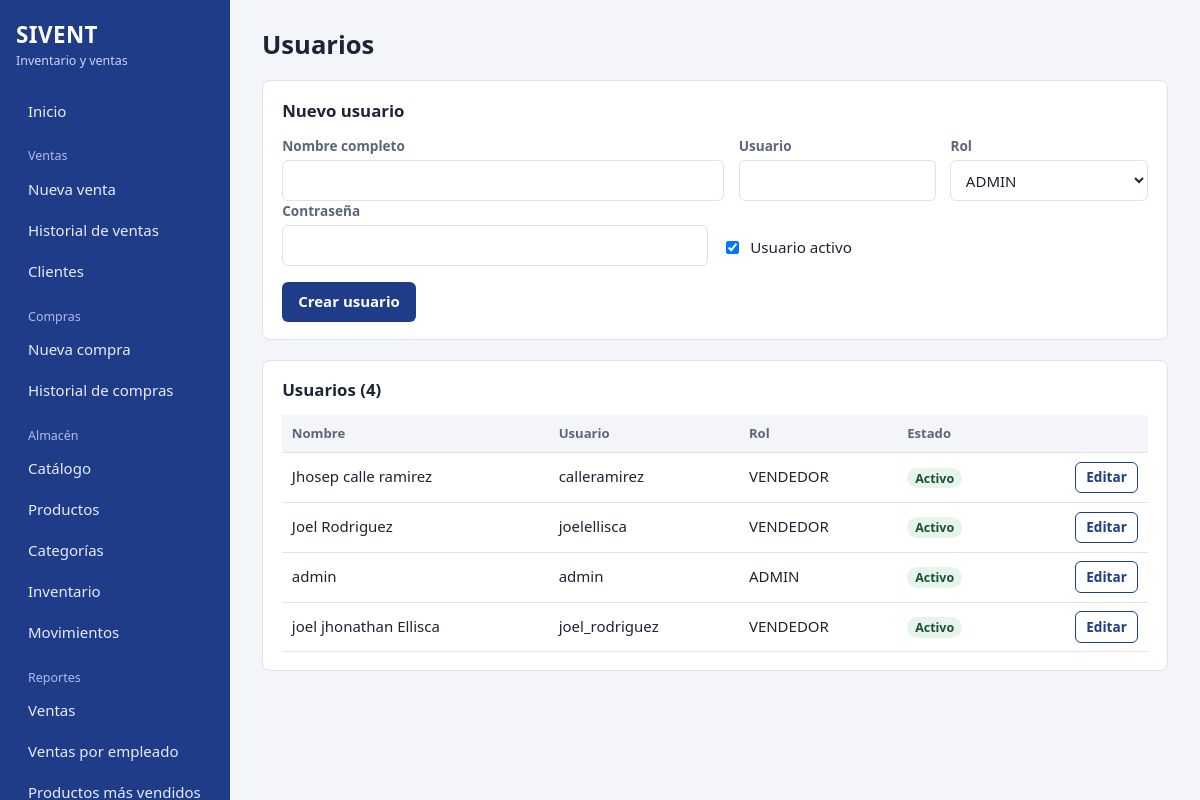
/usuarios (signed in), run on the app's committed database.
### tables this page shows
CREATE TABLE usuarios(
    id INTEGER PRIMARY KEY AUTOINCREMENT,
    nombre_completo TEXT NOT NULL,
    usuario TEXT NOT NULL UNIQUE,
    password TEXT NOT NULL,
    rol_id INTEGER NOT NULL REFERENCES roles(id),
    activo INTEGER NOT NULL DEFAULT 1,
    creado TEXT NOT NULL DEFAULT (datetime('now','localtime'))
);

CREATE TABLE roles(
    id INTEGER PRIMARY KEY AUTOINCREMENT,
    nombre TEXT NOT NULL UNIQUE,
    descripcion TEXT NOT NULL DEFAULT '',
    permisos TEXT NOT NULL DEFAULT ''
);

### admin.py (the view)
@bp.route("/usuarios")
@requiere("usuarios")
def usuarios():
    con = get_db()
    filas = con.execute("""SELECT u.id, u.nombre_completo, u.usuario, u.rol_id, u.activo, r.nombre AS rol
                           FROM usuarios u JOIN roles r ON r.id=u.rol_id ORDER BY u.activo DESC, u.nombre_completo""").fetchall()
    roles = con.execute("SELECT id, nombre FROM roles ORDER BY nombre").fetchall()
    con.close()
    return render_template("usuarios.html", usuarios=filas, roles=roles)

### app.py (called while the page is built)
@app.after_request
def cabeceras(resp):
    resp.headers.setdefault("X-Content-Type-Options", "nosniff")
    resp.headers.setdefault("X-Frame-Options", "SAMEORIGIN")
    resp.headers.setdefault("Referrer-Policy", "same-origin")
    return resp

### auth.py (called while the page is built)
def csrf_token():
    if "csrf" not in session:
        session["csrf"] = secrets.token_hex(16)
    return session["csrf"]

def requiere(*modulos):
    def deco(f):
        @wraps(f)
        def w(*a, **k):
            if g.user is None:
                if request.path.startswith("/api/"):
                    return jsonify(error="Sesión expirada. Inicie sesión de nuevo."), 401
                return redirect(url_for("login", next=request.path))
            if modulos and not any(m in g.user["permisos"] for m in modulos):
                abort(403)
            return f(*a, **k)
        return w
    return deco

### db.py (called while the page is built)
def get_db():
    con = sqlite3.connect(DB_PATH, timeout=10, isolation_level=None)
    con.row_factory = sqlite3.Row
    con.execute("PRAGMA foreign_keys = ON;")
    con.execute("PRAGMA journal_mode = WAL;")
    return con

### templates/usuarios.html (shortened to what this page needs)
{% extends 'base.html' %}
{% block content %}
<h1>Usuarios</h1>
<form method="post" action="{{ url_for('admin.usuario_guardar') }}" class="panel" data-crud="usuario" autocomplete="off">
  <h2 class="crud-titulo">Nuevo usuario</h2>
  <div class="fila-campos">
    <div class="campo ancho"><label for="u-nombre">Nombre completo</label><input id="u-nombre" name="nombre_completo" required></div>
    <div class="campo"><label for="u-user">Usuario</label><input id="u-user" name="usuario" required maxlength="30"></div>
    <div class="campo"><label for="u-rol">Rol</label>
      <select id="u-rol" name="rol_id" required>{% for r in roles %}<option value="{{ r.id }}">{{ r.nombre }}</option>{% endfor %}</select></div>
  </div>
  <div class="fila-campos">
    <div class="campo"><label for="u-pass">Contraseña <span class="solo-edicion">(déjela vacía para no cambiarla)</span></label>
      <input id="u-pass" name="password" type="password" minlength="8" autocomplete="new-password"></div>
    <div class="campo"><label class="check"><input type="checkbox" name="activo" value="1" checked> Usuario activo</label></div>
  </div>
  <div class="acciones">
    <button class="btn crud-enviar">Crear usuario</button>
  </div>
</form>
<section class="panel">
  <h2>Usuarios ({{ usuarios|length }})</h2>
  <table>
    <thead><tr><th>Nombre</th><th>Usuario</th><th>Rol</th><th>Estado</th><th></th></tr></thead>
    <tbody>{% for u in usuarios %}
      <tr data-json='{{ {"id": u.id, "nombre_completo": u.nombre_completo, "usuario": u.usuario, "rol_id": u.rol_id, "activo": u.activo}|tojson }}'>
        <td>{{ u.nombre_completo }}</td><td>{{ u.usuario }}</td><td>{{ u.rol }}</td>
        <td>{% if u.activo %}<span class="tag okk">Activo</span>{% else %}<span class="tag neutro">Inactivo</span>{% endif %}</td>
        <td class="acc"><button type="button" class="btn sec chico js-editar">Editar</button></td>
      </tr>{% endfor %}
    </tbody>
  </table>
</section>
{% endblock %}

### static/css/style.css (style rules this page uses)
:root { --bg: #f3f5f9; --surface: #fff; --ink: #1d2433; --muted: #5d6679; --line: #dde2ec; --azul: #1f3c88; --azul-osc: #163172; --verde: #2e7d4f; --verde-osc: #256640; --rojo: #b3261e; --ambar: #9a5b00; --ambar-bg: #fff3dc; --radio: 8px; }
* { box-sizing: border-box; }
html { font-family: "Segoe UI", system-ui, -apple-system, Roboto, sans-serif; color: var(--ink); background: var(--bg); }
body { margin: 0; font-size: 15px; line-height: 1.45; }
h1 { font-size: 1.6rem; margin: 0 0 1.1rem; }
h2 { font-size: 1.05rem; margin: 0 0 .8rem; }
.panel { background: var(--surface); border: 1px solid var(--line); border-radius: var(--radio); padding: 1.1rem 1.2rem; margin-bottom: 1.2rem; }
label { display: block; font-size: .85rem; color: var(--muted); margin: .7rem 0 .25rem; font-weight: 600; }
input, select { width: 100%; padding: .55rem .65rem; border: 1px solid var(--line); border-radius: 6px; font: inherit; color: var(--ink); background: var(--surface); }
.fila-campos { display: flex; flex-wrap: wrap; gap: .9rem; align-items: flex-end; }
.fila-campos .campo { flex: 1 1 130px; }
.fila-campos .campo.ancho { flex: 3 1 240px; }
.fila-campos label { margin-top: 0; }
.acciones { display: flex; gap: .6rem; flex-wrap: wrap; margin-top: 1rem; align-items: center; }
.btn { display: inline-block; padding: .55rem 1rem; border: 0; border-radius: 6px; background: var(--azul); color: #fff; font: inherit; font-weight: 600; cursor: pointer; text-decoration: none; text-align: center; }
.btn.sec { background: transparent; color: var(--azul); border: 1px solid var(--azul); }
.btn.chico { padding: .3rem .65rem; font-size: .85rem; }
table { width: 100%; border-collapse: collapse; }
th, td { padding: .55rem .6rem; text-align: left; border-bottom: 1px solid var(--line); vertical-align: middle; }
thead th { background: var(--bg); font-size: .82rem; color: var(--muted); position: sticky; top: 0; }
td.acc { white-space: nowrap; text-align: right; }
.tag { padding: .12rem .5rem; border-radius: 99px; font-size: .78rem; font-weight: 600; }
.tag.okk { background: #e6f4ec; color: #185233; }
@media (prefers-reduced-motion: no-preference) { .btn, .side nav a { transition: background .15s; } }
.check { display: flex; align-items: center; gap: .5rem; font-size: .95rem; color: var(--ink); font-weight: 400; margin: .5rem 0; }
.check input { width: auto; }

### data on the page
usuarios: nombre_completo "Jhosep calle ramirez", usuario "calleramirez", rol "VENDEDOR", activo "Activo"
usuarios: nombre_completo "Joel Rodriguez", usuario "joelellisca", rol "VENDEDOR", activo "Activo"
usuarios: nombre_completo "admin", usuario "admin", rol "ADMIN", activo "Activo"
usuarios: nombre_completo "joel jhonathan Ellisca", usuario "joel_rodriguez", rol "VENDEDOR", activo "Activo"

### other printed values
{{ texto }} "Inicio Nueva venta Historial de ventas Clientes Nueva compra Historial de compras Catálogo Productos Categorías Inventario Movimientos Ventas Ventas por empleado"
{{ usuarios|length }} "4"
form field rol_id "ADMIN"
